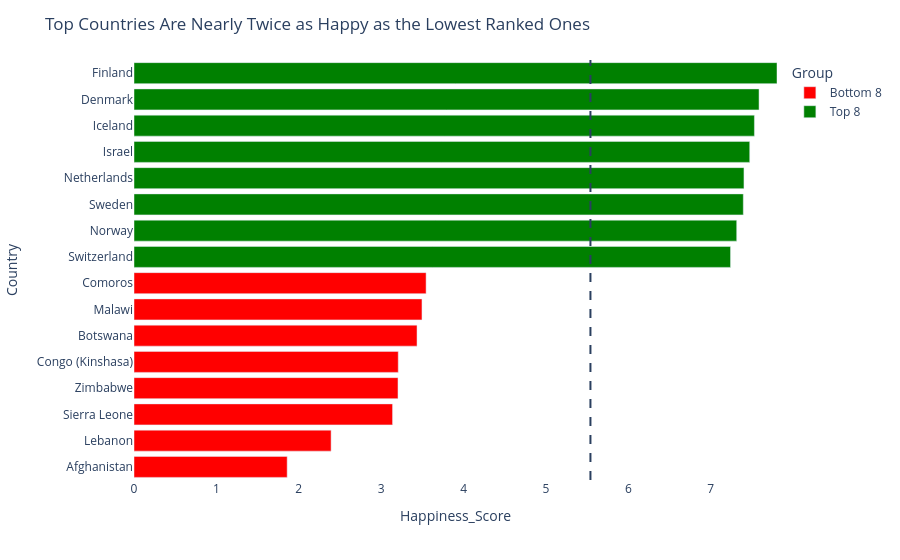

This figure's notebook cell:
### Markdown cell above
# Task-2

### Code cell
import pandas as pd
import plotly.express as px


top8 = df_clean.nlargest(8, 'Happiness_Score').copy()
top8['Group'] = 'Top 8'

bottom8 = df_clean.nsmallest(8, 'Happiness_Score').copy()
bottom8['Group'] = 'Bottom 8'

combined = pd.concat([bottom8, top8])
combined = combined.sort_values('Happiness_Score')


global_avg = df_clean['Happiness_Score'].mean()


fig = px.bar(
    combined,
    x='Happiness_Score',
    y='Country',
    orientation='h',
    color='Group',
    color_discrete_map={'Top 8': 'green', 'Bottom 8': 'red'}
)

fig.add_vline(x=global_avg, line_dash="dash")

fig.update_xaxes(range=[0, combined['Happiness_Score'].max()])

fig.update_layout(
    title="Top Countries Are Nearly Twice as Happy as the Lowest Ranked Ones",
    plot_bgcolor='white'
)

fig.show()

### Figure 1 — Plotly figure (JSON) as saved in the notebook; plotly's stock layout.template omitted (floating-point values rounded to 4 significant figures)
{"data": [{"hovertemplate": "Group=Bottom 8<br>Happiness_Score=%{x}<br>Country=%{y}<extra></extra>", "legendgroup": "Bottom 8", "marker": {"color": "red", "pattern": {"shape": ""}}, "name": "Bottom 8", "orientation": "h", "showlegend": true, "textposition": "auto", "type": "bar", "x": [1.859, 2.392, 3.138, 3.204, 3.207, 3.435, 3.495, 3.545], "xaxis": "x", "y": ["Afghanistan", "Lebanon", "Sierra Leone", "Zimbabwe", "Congo (Kinshasa)", "Botswana", "Malawi", "Comoros"], "yaxis": "y"}, {"hovertemplate": "Group=Top 8<br>Happiness_Score=%{x}<br>Country=%{y}<extra></extra>", "legendgroup": "Top 8", "marker": {"color": "green", "pattern": {"shape": ""}}, "name": "Top 8", "orientation": "h", "showlegend": true, "textposition": "auto", "type": "bar", "x": [7.24, 7.315, 7.395, 7.403, 7.473, 7.53, 7.586, 7.804], "xaxis": "x", "y": ["Switzerland", "Norway", "Sweden", "Netherlands", "Israel", "Iceland", "Denmark", "Finland"], "yaxis": "y"}], "layout": {"barmode": "relative", "legend": {"title": {"text": "Group"}, "tracegroupgap": 0}, "margin": {"t": 60}, "plot_bgcolor": "white", "shapes": [{"line": {"dash": "dash"}, "type": "line", "x0": 5.54, "x1": 5.54, "xref": "x", "y0": 0, "y1": 1, "yref": "y domain"}], "title": {"text": "Top Countries Are Nearly Twice as Happy as the Lowest Ranked Ones"}, "xaxis": {"anchor": "y", "domain": [0, 1], "range": [0, 7.804], "title": {"text": "Happiness_Score"}}, "yaxis": {"anchor": "x", "domain": [0, 1], "title": {"text": "Country"}}}}
